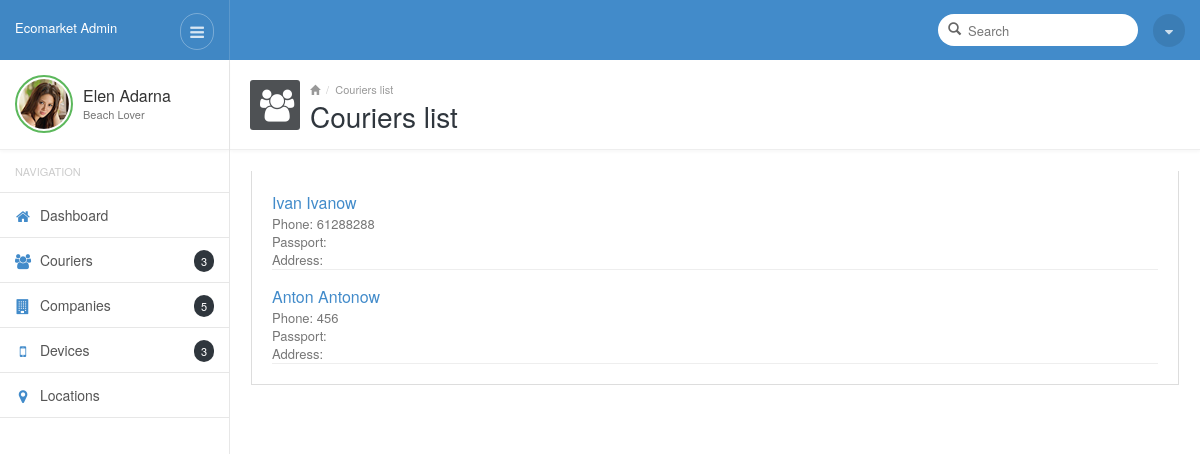
Page /couriers/ (signed in) on the committed database.
### core/models.py (models this page shows, shortened)
class Couriers(AbstractBaseUser):
    phone = models.DecimalField(
        "Phone number", max_digits=12, decimal_places=0, unique=True)
    full_name = models.CharField("Full name", max_length=255)
    pasp_number = models.CharField(
        "Passport number", max_length=255, blank=True)
    address = models.CharField("Address", max_length=255, blank=True)
    date_joined = models.DateTimeField(
        "Registered date", auto_now_add=True, null=True)
    last_login = models.DateTimeField(
        "Last login date", auto_now=True, null=True)
    is_admin = models.BooleanField(default=False)
    is_active = models.BooleanField(default=True)
    is_staff = models.BooleanField(default=False)
    is_superuser = models.BooleanField(default=False)
    USERNAME_FIELD = 'phone'
    REQUIRED_FIELDS = ["full_name"]
    objects = CouriersManager()
    class Meta:
        verbose_name = "Courier"
        verbose_name_plural = "Couriers"

### core/views.py (the view)
# urls.py: path("couriers/", CouriersListPage.as_view(),
class CouriersListPage(BaseListView):
    template_name = "couriers.html"
    context_object_name = "couriers"
    queryset = Couriers.objects.all()

### core/views.py (called while the page is built)
    def dispatch(self, *args, **kwargs):
        if not self.request.user.is_authenticated:
            return redirect('/login/')
        return super().dispatch(*args, **kwargs)

    def get_context_data(self, **kwargs):
        context = super().get_context_data(**kwargs)
        context['couriers_count'] = Couriers.objects.count()
        context['companies_count'] = Companies.objects.count()
        context['devices_count'] = Devices.objects.count()
        return context

### templates/couriers.html
{% extends 'base.html' %}
{% load static %}
{% block content %}
<div class="mainpanel">
    <div class="pageheader">
        <div class="media">
            <div class="pageicon pull-left">
                <i class="fa fa-users"></i>
            </div>
            <div class="media-body">
                <ul class="breadcrumb">
                    <li><a href="{% url 'main_page_link' %}"><i class="glyphicon glyphicon-home"></i></a></li>
                    <li>Couriers list</li>
                </ul>
                <h4>Couriers list</h4>
            </div>
        </div>
    </div>
    <div class="contentpanel">
        <div class="row">
            <div class="col-sm-12 col-md-12">
                <div class="panel panel-dark-head">
                    <div class="panel-body">
                        <div class="results-list">
                            {% for courier in couriers %}
                            {% if not courier.is_admin %}
                            <div class="media">
                                <div class="media-body">
                                    <h4 class="filename text-primary">{{ courier.full_name }}</h4>
                                    <span class="text-muted">Phone: {{ courier.phone }}</span><br />
                                    <span class="text-muted">Passport: {{ courier.pasp_number }}</span><br />
                                    <span class="text-muted">Address: {{courier.address}}</span>
                                </div>
                            </div>
                            {% endif %}
                            {% endfor %}
                        </div>
                    </div>
                </div>
            </div>
        </div>
    </div>
</div>
{% endblock content %}

### static/css/style.default.css (style rules this page uses)
body { font-size: 13px; color: #636E7B; background-color: #fff; }
a { outline: none !important; }
.mainpanel { margin-left: 230px; }
.pageheader { padding: 20px; border-bottom: 1px solid #eee; padding-bottom: 20px; height: 90px; -webkit-box-shadow: 0 2px 3px rgba(0,0,0,0.03); box-shadow: 0 2px 3px rgba(0,0,0,0.03); }
.pageheader .media { padding: 0; clear: both; }
.pageheader .pageicon { width: 50px; height: 50px; background-color: #4e5154; display: inline-block; color: #fff; font-size: 32px; border-radius: 3px; padding-top: 1px; padding-left: 10px; }
.pageheader .breadcrumb { margin: 0; padding: 0; background: none; font-size: 11px; color: #999; line-height: 18px; }
.pageheader .breadcrumb li a { color: #333; }
.pageheader .breadcrumb li a i { color: #999; font-size: 10px; }
.pageheader h4 { margin: -2px 0 0 0; font-size: 28px; font-weight: 500; color: #2f363d; line-height: normal; }
.contentpanel { position: relative; padding: 20px; }
.panel-primary-head .panel-body, .panel-success-head .panel-body, .panel-warning-head .panel-body, .panel-danger-head .panel-body, .panel-info-head .panel-body, .panel-dark-head .panel-body { border: 1px solid #ddd; border-top: 0; }
.results-list .media { border-bottom: 1px solid #eee; }
.results-list .filename { margin: 0; font-size: 16px; }
.results-list .media-body { line-height: 18px; }

### rows in the picture
Couriers: full_name "Ivan Ivanow", phone "61288288"
Couriers: full_name "Anton Antonow", phone "456"

### other values in the picture
{{ couriers_count }} "3"
{{ companies_count }} "5"
{{ devices_count }} "3"
